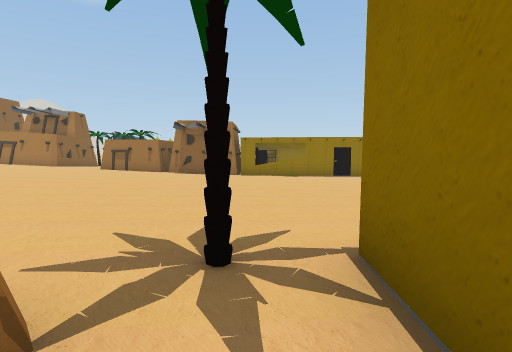
view 1 (above)

17 first-person views from a walk through a Unity game level. The camera is 1.4 m above the floor, tilts 4° down and sees 80° across. The floor is counted in squares, 2 m on a side. Each view is taken from the middle of a square. On the plan, view 1 faces up. The plan holds only what a view shows up to about 10 squares ahead; the rest is blank. The place goes on beyond the plan. The player is left out. Some animated figures are not drawn. Door leaves are left out, so doorways stand open. Some surface patterns are stand-ins.

view 2
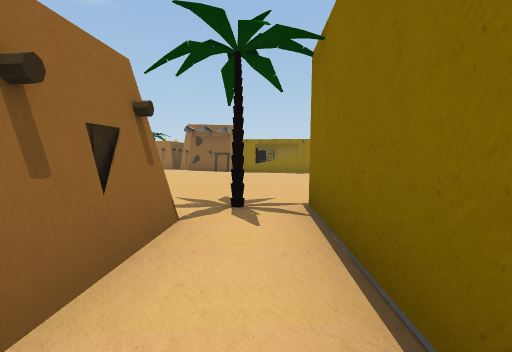

view 3
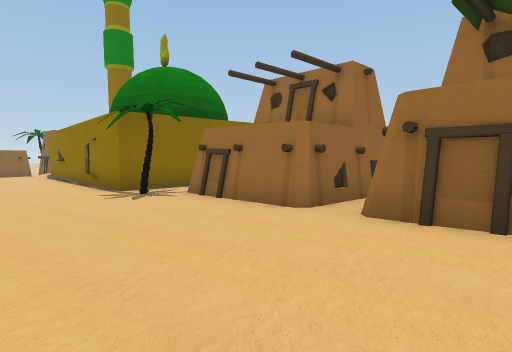

view 4
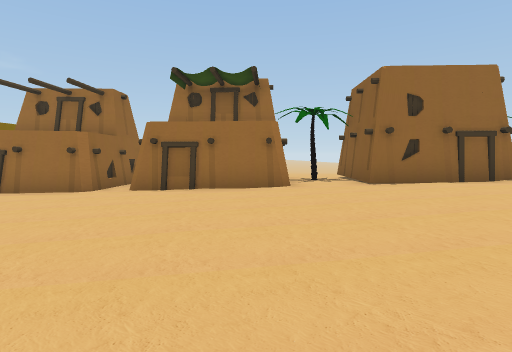

view 5
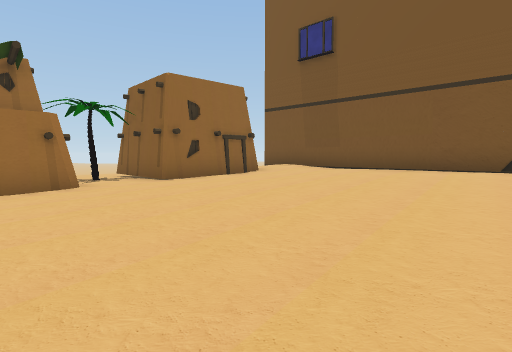

view 6
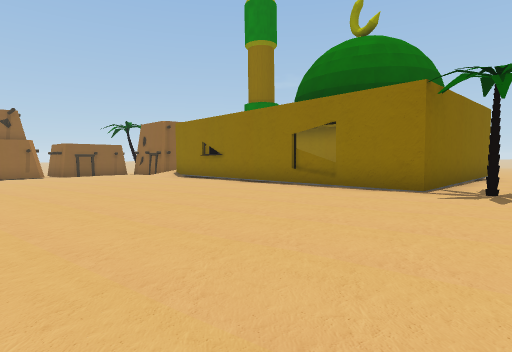

view 7
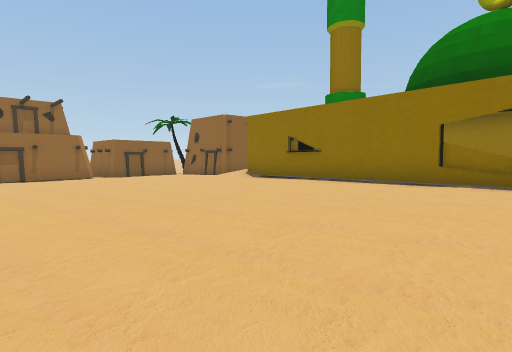

view 8
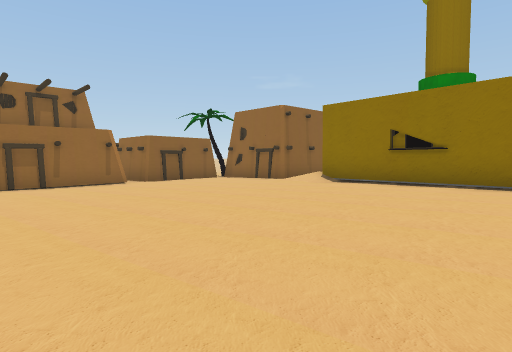

view 9
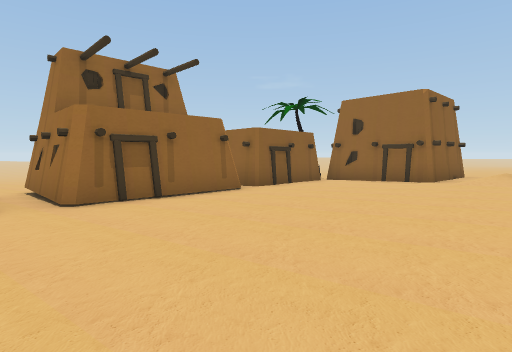

view 10
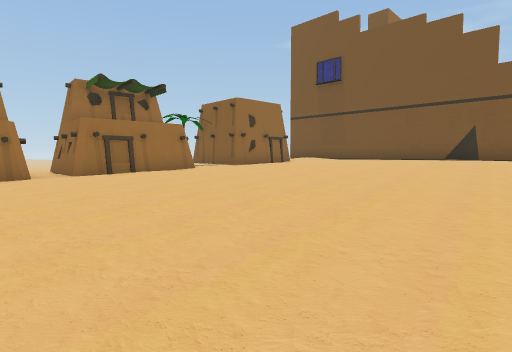

view 11
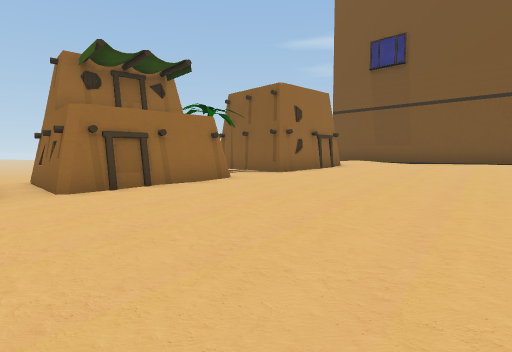

view 12
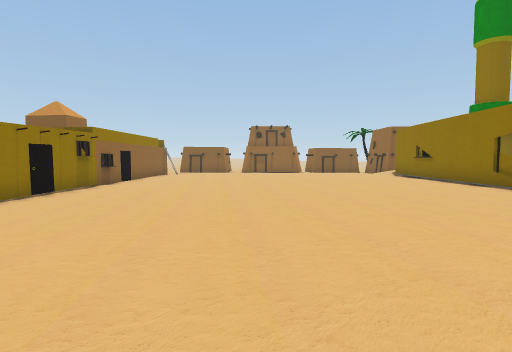

view 13
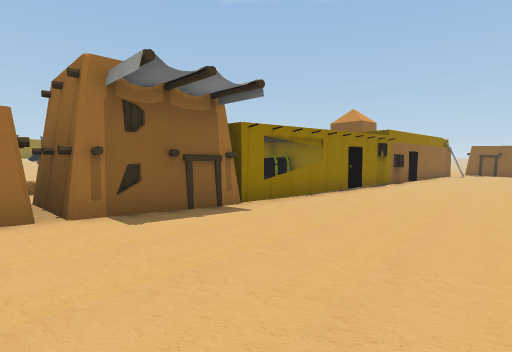

view 14
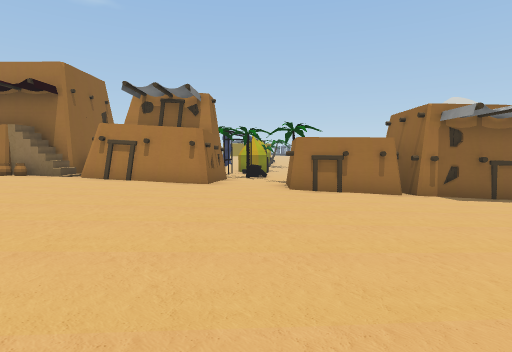

view 15
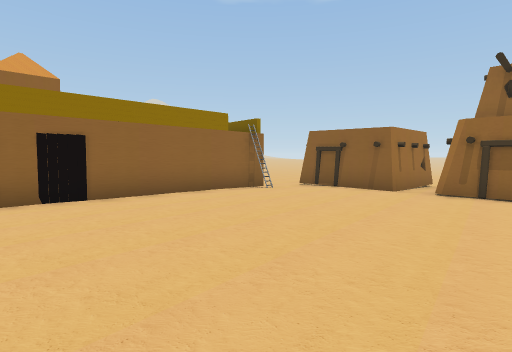

view 16
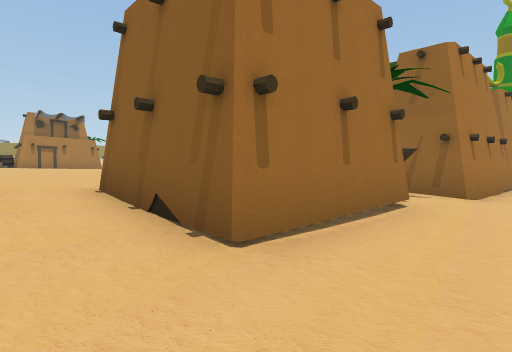

view 17
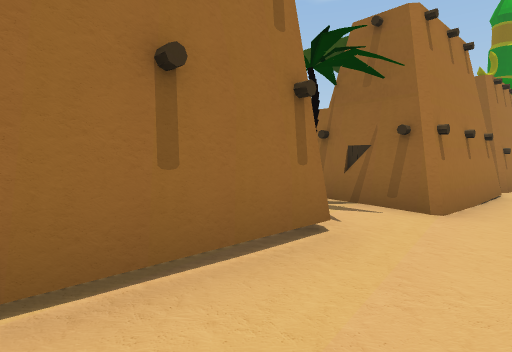

### Floor plan
Key: @ floor where view 1 was taken; # wall or solid block; . main floor; : floor 0.25 m higher than the main floor; - floor 0.25 m lower than the main floor; + floor 0.5 m higher than the main floor; * floor 0.75 m higher than the main floor; % floor 1 m higher than the main floor; & floor 1.25 m higher than the main floor; $ floor 1.5 m higher than the main floor; / step, stairs or slope; D open door; = window, fence, low wall or low ledge; T palm tree; H house; A vase; B building; O other object.
Columns run from 16 left of view 1 to 18 right of it. Each row starts with its distance up from view 1.
 20             OO
 19             O
 18
 17
 16 ### HHHH+H  H           B
 15 ###HHHH*+# ###          BB
 14  AA&/HH**#H#H##H =##### B    B
 13   &&%%%**+++::::.......B.BBBBB--
 12    &&%%%**+++::::............--#
 11     &%%%***+++:::::..........--##
 10     &&%%%***+++::::::.........-H##
  9 #$$&&&%%%***++++::::::::.......HHH-
  8 ##$&&&&%%***+++++::::::::.....HHHH
  7  #$&&&&%%%***+++++::::::::....HHH
  6  #$&&&&%%%****++++::::::::....HHH
  5  #$&&&&%%%****++++++::::::.....
  4  #$&&&&%%%****++++++:::::::....#
  3  #$&&&%%%%****++++++:::::::....#
  2  #$&&&%%%%****++T##D######/...-H
  1   /###%%HHHHHHHH+#         .##H
  0  //###%HHHH*HHHH@#         H
 -1  /%##HTHHHH*HHHH+#         H
 -2  %%%%%%HHHH*HHH +#
 -3  %%%*****       +#

Positions as (right, up) in squares from view 1, and headings:
1: (0, 0), facing up
2: (0, -2), facing up
3: (-7, 5), facing down-right
4: (-8, 8), facing down
5: (-7, 8), facing down-left
6: (-1, 8), facing down-right
7: (2, 9), facing down-right
8: (5, 9), facing down-right
9: (9, 10), facing down-right
10: (-3, 10), facing down-left
11: (-4, 7), facing down-left
12: (-4, 8), facing right
13: (-5, 9), facing up-right
14: (-8, 6), facing up
15: (7, 7), facing up-right
16: (-15, -3), facing up-right
17: (-13, -3), facing up-right
